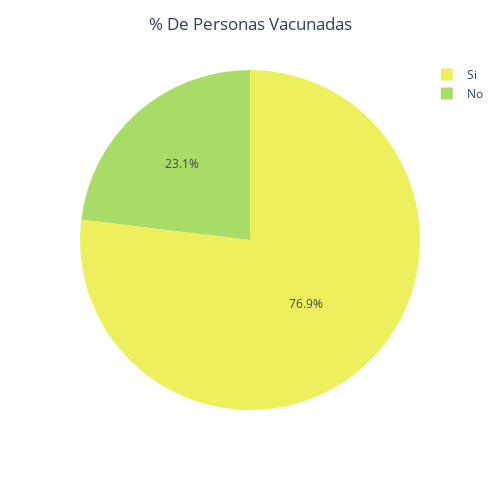

The code cell stored with this chart in its notebook:
### Code cell
fig = px.pie(dict_vacunas, values="values",
             names="vacunados", 
             color_discrete_sequence=px.colors.sequential.Aggrnyl_r,width=500,height=500)
fig.update_layout(title_text='% De Personas Vacunadas', title_x=0.5)

### Figure 1 — Plotly figure (JSON) as saved in the notebook; plotly's stock layout.template omitted (floating-point values rounded to 4 significant figures)
{"data": [{"domain": {"x": [0, 1], "y": [0, 1]}, "hovertemplate": "vacunados=%{label}<br>value=%{value}<extra></extra>", "labels": ["Si", "No"], "legendgroup": "", "name": "", "showlegend": true, "type": "pie", "values": [0.7692, 0.2308]}], "layout": {"height": 500, "legend": {"tracegroupgap": 0}, "margin": {"t": 60}, "piecolorway": ["rgb(237, 239, 93)", "rgb(169, 220, 103)", "rgb(110, 197, 116)", "rgb(57, 171, 126)", "rgb(13, 143, 129)", "rgb(15, 114, 121)", "rgb(36, 86, 104)"], "title": {"text": "% De Personas Vacunadas", "x": 0.5}, "width": 500}}
